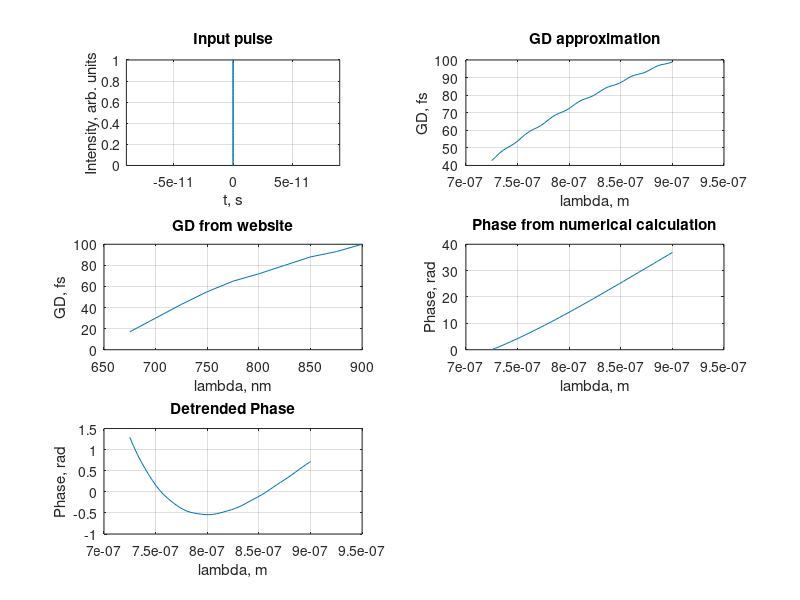

Reproduce this figure in MATLAB. (Note: this script raises an error after producing the figure.)
%function []=GD_mirror()
tau = 5e-15; % pulse duration, s (FWHM)
dt = 2e-16;
t_max = 30e-14;
N = 2 * t_max / dt;
t = linspace (-t_max, t_max - dt, N);
% NFFT = 2^nextpow2 (length(t));
% t=0:dt:2*t_max-dt;
c = 3e8; % speed of light, m/s
E0 = 1; % field amplitude

dw = 2 * pi / ((length (t) - 1) * dt);
w_max = pi / dt;
w = linspace(-w_max, w_max - dw, N);
%w = 0:dw:2*w_max;


wavelength = 800e-9; % wavelenght, m
w0 = 2 * pi * c / wavelength; % angular frequency, central frequency rad/s
%lambda=675:15:875;
%GD=[1.5,0.25,-0.25,0,0.3,-0.25,0.35,-0.25,0.45,-0.3,0,48,-0.35,0.45,-0.45,0.45,-0.45]; 
%lambda=725:200/400:875-0.5; % new from 725 nm old from 675
%w=2*pi*c./lambda*10^9;

%%% Gaussian experimental Block
E_t = E0 * exp (-1/2 * (t/tau).^2) .* exp(1i * w0 * t);

subplot (3, 2, 1);
plot (t, abs (E_t).^2);
xlim ([-30e-15 30e-15]);
xlabel ('t, s');
ylabel ('Intensity, arb. units');
title ('Input pulse');
grid on;

% E_w = fft (E_t);
% plot (w, fftshift (abs (E_w).^2 / max (abs (E_w).^2)));
% xlim ([0.1e16 0.4e16]);
% grid on;
% 
% E_t1 = ifft (E_w);
% plot (t, abs (E_t1).^2);
% grid on;

N1 = 49;
lambda = linspace (725, 900, N1) * 1e-9;
GD_osc = 0.45 * sin (lambda / 4e-9);
% plot (lambda, GD_osc);

y0 = 144.16831;
A1 = - 2918.45365;
t1 = 2.15559e-7;
GD_exp = (y0 + A1 * exp (- lambda / t1));
% plot (lambda, GD_exp);

GD = GD_osc + GD_exp;
subplot (3, 2, 2);
plot (lambda, GD);
xlabel ('lambda, m');
ylabel ('GD, fs');
title ('GD approximation');
grid on;

GD_e = [17, 30, 43, 55, 65, 72, 80, 88, 93, 100]; % from graph
lambda_i = [675, 700, 725, 750, 775, 800, 825, 850, 875, 900]; % lambda from graph
subplot (3, 2, 3);
plot (lambda_i, GD_e);
xlabel ('lambda, nm');
ylabel ('GD, fs');
title ('GD from website');
grid on;

Phase_lambda = cumtrapz (lambda, 2e-15 * pi * c * GD .* (lambda).^(-2));
%Phase_lambda = - 0.45 * 4e-9 * cos (lambda / 4e-9) - A1 * t1 * exp (- lambda / t1);
subplot (3, 2, 4);
plot (lambda, Phase_lambda);
xlabel ('lambda, m');
ylabel ('Phase, rad');
title ('Phase from numerical calculation');
grid on;

%w = 2 * pi * c ./ lambda;

%plot (w, Phase_lambda);
%grid on;

Phase_w_detrend = detrend (Phase_lambda);
subplot (3, 2, 5);
plot (lambda, Phase_w_detrend);
xlabel ('lambda, m');
ylabel ('Phase, rad');
title ('Detrended Phase');
grid on;

w_before = zeros (1, 1700);
Phase_flip = fliplr (Phase_w_detrend);
w_after = zeros (1, length (w) - 1749);
Phase_w = [w_before , Phase_flip, w_after];
% plot (w, Phase_w);
% grid on;


% Phase_w = (-A * cos(pi/a * (w - w0 - xc)) * a/pi - A1 * x1 * exp (-(w - w0)/x1)) * 10^(-15); % Recalculated Phase taking into account w-w0
% Phase_detrend_w = detrend (Phase_w);
% E_w = fft(E_t);
% Ew = tau * sqrt (2 * pi) * exp (-((w - w0) * tau).^2 / 2) .* exp (1i * Phase_detrend_w); % Analytical spectrum calculation 
pulse = ifft (E_w .* exp(1i * Phase_w));
subplot (3, 2, 6);
plot (t, abs (pulse).^2 / max (abs (pulse).^2));
xlim ([-30e-15 30e-15]);
xlabel ('t, s');
ylabel ('Intesity, arb. units');
title ('Pulse after & before transformation');
grid on;
hold on;
plot (t, abs (E_t).^2);

%GD_e=[17,30,43,55,65,72,80,88,93, 100]; % from graph
%lamda_i=[675,700,725,750,775,800,825,850,875,900]; % lambda from graph 
